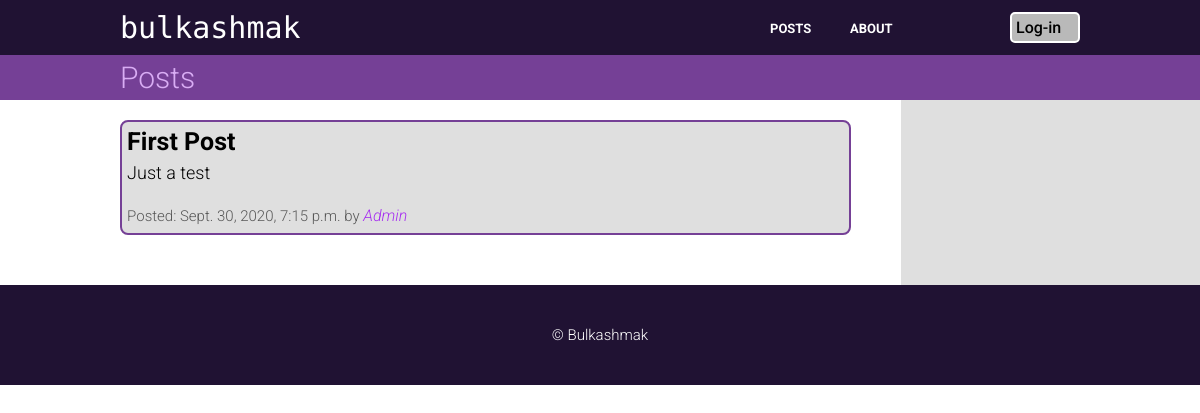
The page /posts/ on the database as committed earlier.
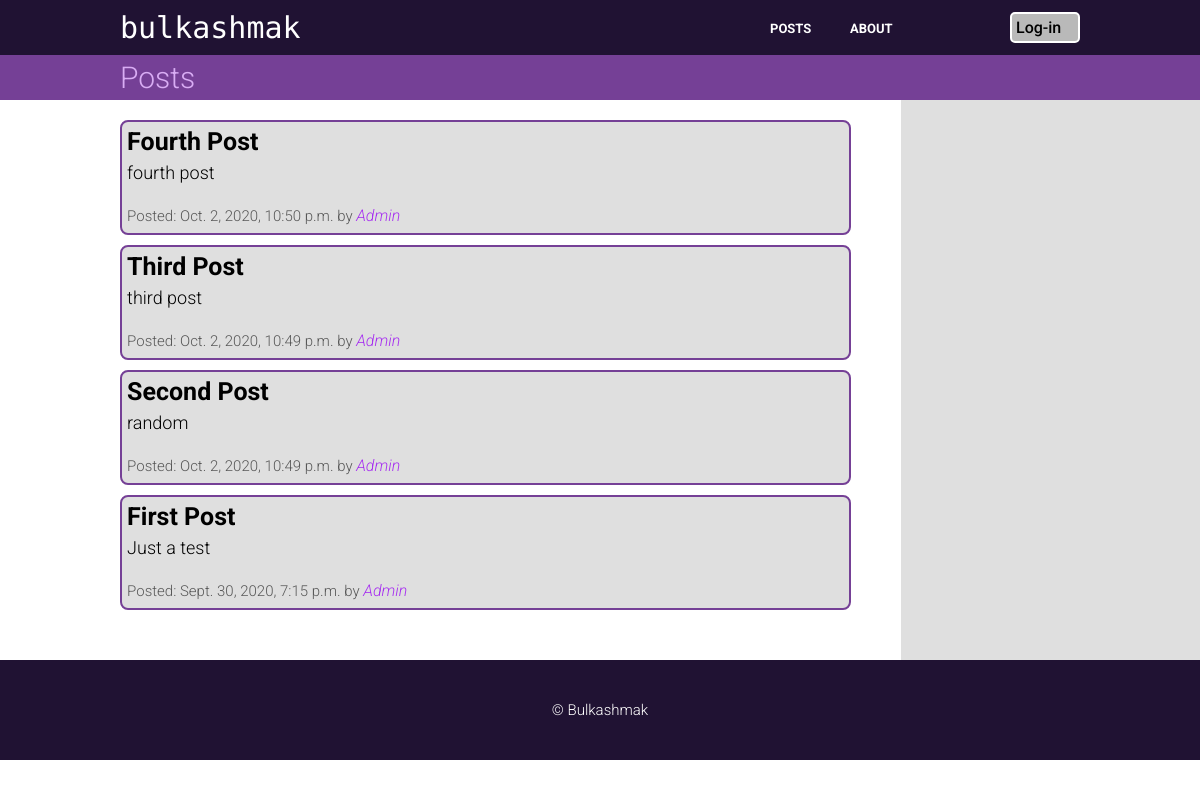
The same page on the database as committed later.
### posts/models.py (models this page shows, shortened)
class Post(models.Model):
    title = models.CharField(max_length=100)
    slug = models.SlugField(max_length=100,
                            null=False,
                            unique=True)
    author = models.ForeignKey(User,
                               on_delete=models.CASCADE,
                               related_name='blog_posts',
                               default=None)
    content = models.TextField()
    created = models.DateTimeField(verbose_name="When the post was created",
                                   auto_now=True)
    updated = models.DateTimeField(verbose_name="When the post was updated",
                                   auto_now_add=True)
    STATUS = (
        (0, "Draft"),
        (1, "Published")
    )
    status = models.IntegerField(verbose_name="Status of the post",
                                 choices=STATUS,
                                 default=0)
    class Meta:
        ordering = ["-created"]

### posts/views.py (the view)
# urls.py: path('posts/', views.posts_page, name='posts_page'),
def posts_page(request):
    posts = Post.objects.order_by('-created')
    context = {
        'title': 'Posts',
        'posts': posts,
    }
    return render(request, 'posts/posts.html', context)

### posts/templates/posts/posts.html (shortened to what this page needs)
{% extends 'base.html' %}
{% block content %}
  {% for post in posts %}
    {% if post.status == 1 %}
      <div class="post">
        <h5>{{ post.title }}</h5>
        <p>{{ post.content }}</p>
        <p class="author">Posted: {{ post.created }} by <a href="#">{{ post.author }}</a>
        </p>
      </div>
    {% endif %}
  {% endfor %}
{% endblock content %}

### posts/templates/base.html (shortened to what this page needs)
{% load static %}
<!DOCTYPE html>
<html lang="en">
  <head>
    <link type="text/css" rel="stylesheet" href="{% static 'css/base.css' %}" />
  </head>
  <body>
    <header>
      <div class="logo">
        <a href="{% url 'home_page' %}">bulkashmak</a>
      </div>
      <nav>
        <ul class="nav_links">
          <li><a href="{% url 'posts_page' %}">posts</a></li>
          <li><a href="{% url 'about_page' %}">about</a></li>
        </ul>
        <div class="log-inout">
          {% if user.is_authenticated %}
            <a href="{% url 'account_details' %}">Account</a>
          {% else %}
            <a href="{% url 'login' %}">Log-in</a>
          {% endif %}
        </div>
      </nav>
    </header>
    <div class="semi-header">
      <p>{{ title }}</p>
    </div>
    <div class="wrapper">
      <div class="content">{% block content %} {% endblock content %}</div>
      <div class="sidebar">{% block sidebar %} {% endblock sidebar %}</div>
    </div>
    <footer>
      <p>© Bulkashmak</p>
    </footer>
  </body>
</html>

### posts/static/css/base.css (style rules this page uses)
* { padding: 0px; margin: 0px; }
header { padding: 10px 10%; margin: 0 auto; display: grid; grid-template-columns: 2fr 3fr; background-color: #201233; grid-gap: 5px; align-items: center; }
.logo { grid-column: 1; font-family: "Monoton", cursive; }
.logo a { font-size: 30px; color: white; text-decoration: none; }
nav { display: grid; grid-template-columns: auto 70px; }
.nav_links { display: grid; grid-template-columns: 80px 80px 80px; align-content: center; justify-content: end; list-style: none; text-transform: uppercase; font-family: "Roboto", sans-serif; font-weight: 700; }
.nav_links li a { font-size: 13px; color: white; justify-content: end; text-decoration: none; transition: all 0.3s ease 0s; }
.log-inout { background-color: #b9b9b9; padding: 4px; border: solid 2px white; border-radius: 5px; transition: all 0.3s ease 0s; }
.log-inout > a { font-family: "Roboto", sans-serif; font-weight: 500; font-size: 16px; align-content: center; justify-content: center; text-decoration: none; color: black; }
.semi-header { display: grid; padding: 5px 10%; background-color: #754096; align-items: center; }
.semi-header p { font-family: "Roboto", sans-serif; font-weight: 300; font-size: 30px; color: #d9adf4; text-transform: capitalize; }
footer { position: relative; bottom: 0px; width: 100%; height: 100px; background-color: #201233; }
footer p { position: absolute; left: 50%; top: 50%; transform: translate(-50%, -50%); color: white; font-family: "Roboto", sans-serif; font-weight: 300; font-size: 15px; }
body { color: black; background-color: white; font-family: "Roboto", sans-serif; font-weight: 300; }
.wrapper { display: grid; grid-template-columns: 3fr 1fr; grid-gap: 5px; }
.content { grid-column: 1; display: grid; grid-gap: 10px; padding-top: 20px; padding-left: 13.4%; padding-right: 5%; padding-bottom: 50px; }
.sidebar { grid-column: 2; background-color: #dfdfdf; }
.post { background-color: #dfdfdf; min-height: 100px; max-height: 500px; display: grid; grid-template-rows: 30px auto 40px; grid-gap: 5px; border: solid 2px #754096; border-radius: 8px; padding: 5px 5px; }
.post h5 { font-size: 25px; text-transform: capitalize; }
.post p { font-size: 18px; }
.post > .author { padding-top: 18px; color: #585858; font-size: 15px; }
.author a { color: #a62ff0; font-style: italic; font-size: 16px; text-transform: capitalize; text-decoration: none; }

Rows that differ between the two databases and show on the page:
added Post: title "Fourth Post", content "fourth post", created "Oct. 2, 2020, 10:50 p.m.", author "Admin"
added Post: title "Third Post", content "third post", created "Oct. 2, 2020, 10:49 p.m.", author "Admin"
now on this page (row edited): Post: title "Second Post", content "random", created "Oct. 2, 2020, 10:49 p.m.", author "Admin"
